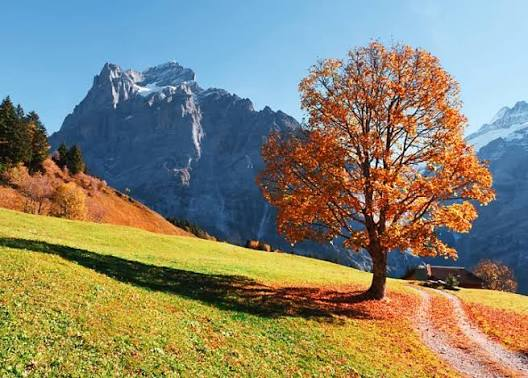
#> input picture Arithmetic Operations/input1.png, 528 x 378 px
$ python 'Arithmetic Operations.py'
#> lines starting #> are read from the running program, lines starting #| are printed output that depends on the picture
#pip install opencv - python matplotlib

import cv2
import numpy as np
import matplotlib.pyplot as plt

img1 = cv2.imread('input1.png')
#> img1 is the input picture: shape (378, 528, 3); mean B, G, R 113.3, 132.6, 135
img2 = cv2.imread('input2.png')
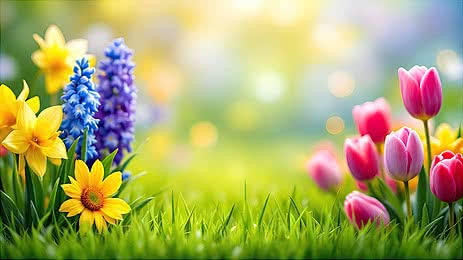
#> input picture Arithmetic Operations/input2.png, 463 x 260 px
#> img2 is the input picture: shape (260, 463, 3); mean B, G, R 105.7, 170.3, 169.3
if img1.shape != img2.shape:
    img2 = cv2.resize(img2, (img1.shape[1], img1.shape[0]))
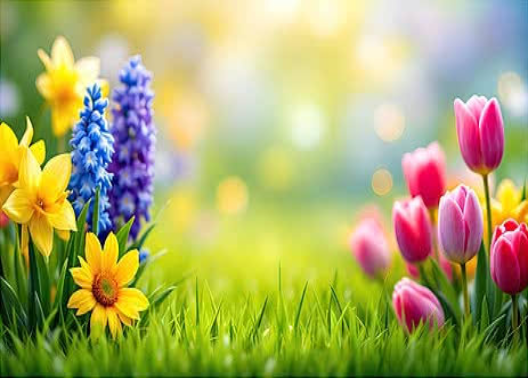
#> img2: shape (378, 528, 3); mean B, G, R 105.6, 170.1, 169.2

line_thickness = 5
height = img1.shape[0]
#> height = 378
line = np.full((height, line_thickness, 3), (0, 0, 255), dtype=np.uint8)

side_by_side = np.hstack((img1, line, img2))
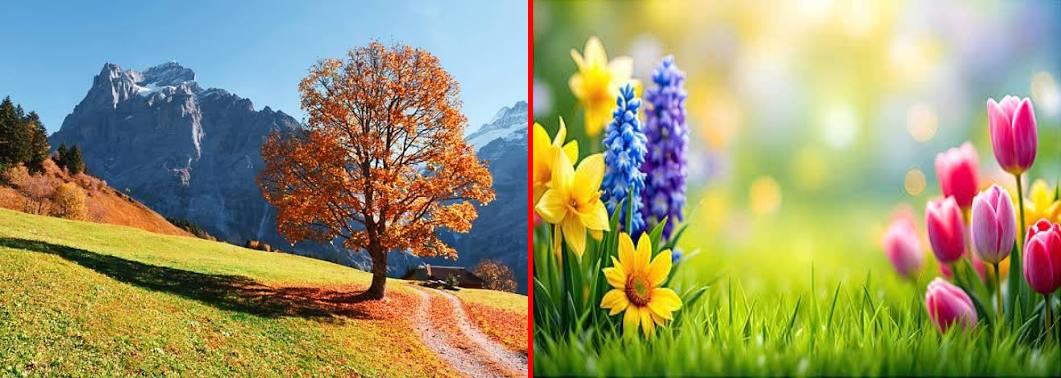
#> side_by_side: shape (378, 1061, 3); mean B, G, R 109, 150.7, 152.6

side_by_side_rgb = cv2.cvtColor(side_by_side, cv2.COLOR_BGR2RGB)
added = cv2.add(img1, img2)
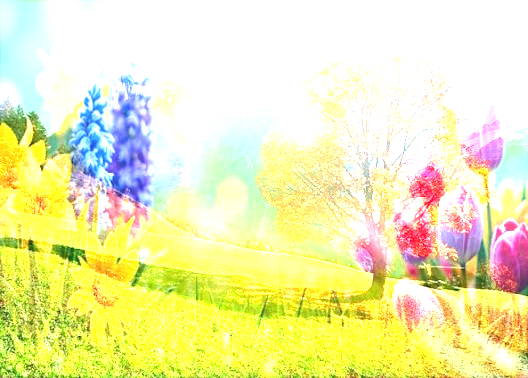
#> added: shape (378, 528, 3); mean B, G, R 177.8, 238.6, 239.5
added_rgb = cv2.cvtColor(added, cv2.COLOR_BGR2RGB)

plt.imshow(added_rgb)
plt.title('Addition (cv2.add)')
plt.axis('off')
plt.show()

plt.figure(figsize=(12, 6))
plt.imshow(side_by_side_rgb)
plt.title('input1 input2')
plt.axis('off')
plt.show()
